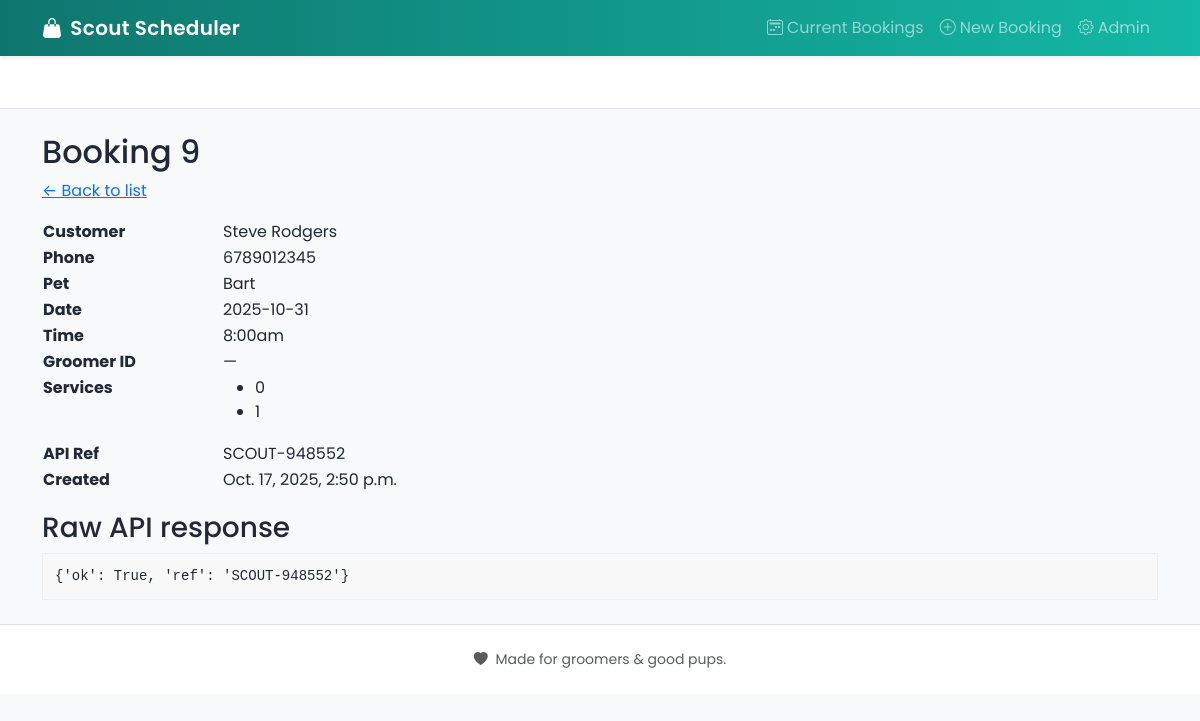
Page /booking/9/ on the committed database.
### booking/models.py (models this page shows, shortened)
class Booking(models.Model):
    customer = models.ForeignKey(Customer, on_delete=models.SET_NULL, null=True, blank=True)
    pet_name = models.CharField(max_length=100, blank=True, null=True)
    class Meta:
        unique_together = ('groomer_id', 'appointment_date', 'appointment_time')
    services = models.JSONField(default=list, blank=True)
    groomer_id = models.IntegerField(null=True, blank=True)
    appointment_date = models.DateField(null=True, blank=True)
    appointment_time = models.CharField(max_length=20, blank=True, null=True)
    api_ref = models.CharField(max_length=100, blank=True, null=True)
    api_payload = models.JSONField(default=dict, blank=True)
    api_response = models.JSONField(default=dict, blank=True)
    created_at = models.DateTimeField(auto_now_add=True)
    updated_at = models.DateTimeField(auto_now=True)

class Customer(models.Model):
    first_name = models.CharField(max_length=100)
    last_name  = models.CharField(max_length=100)
    phone      = models.CharField(max_length=30)
    created_at = models.DateTimeField(auto_now_add=True)
    class Meta:
        unique_together = ('first_name', 'last_name', 'phone')

### booking/views.py (the view)
# urls.py: path('<int:pk>/', views.booking_detail, name='detail'),
def booking_detail(request, pk):
    booking = get_object_or_404(Booking.objects.select_related('customer'), pk=pk)
    return render(request, 'booking/booking_detail.html', {'booking': booking})

### booking/templates/booking/booking_detail.html (shortened to what this page needs)
{% extends "booking/base.html" %}
{% block content %}
  <h2>Booking {{ booking.id }}</h2>
  <p><a href="{% url 'booking:list' %}">← Back to list</a></p>
  <table style="max-width:720px;">
    <tr><th style="text-align:left; width:180px;">Customer</th><td>{% if booking.customer %}{{ booking.customer.first_name }} {{ booking.customer.last_name }}{% else %}Unknown{% endif %}</td></tr>
    <tr><th style="text-align:left;">Phone</th><td>{% if booking.customer %}{{ booking.customer.phone }}{% else %}—{% endif %}</td></tr>
    <tr><th style="text-align:left;">Pet</th><td>{{ booking.pet_name|default:"—" }}</td></tr>
    <tr><th style="text-align:left;">Date</th><td>{{ booking.appointment_date|date:"Y-m-d" }}</td></tr>
    <tr><th style="text-align:left;">Time</th><td>{{ booking.appointment_time }}</td></tr>
    <tr><th style="text-align:left;">Groomer ID</th><td>{{ booking.groomer_id|default:"—" }}</td></tr>
    <tr><th style="text-align:left; vertical-align:top;">Services</th>
      <td>
        {% if booking.services %}
          <ul>
            {% for s in booking.services %}
              <li>
                {% if s.name %}{{ s.name }} (id: {{ s.id }}){% else %}{{ s }}{% endif %}
              </li>
            {% endfor %}
          </ul>
        {% else %}
          —
        {% endif %}
      </td>
    </tr>
    <tr><th style="text-align:left;">API Ref</th><td>{{ booking.api_ref|default:"—" }}</td></tr>
    <tr><th style="text-align:left;">Created</th><td>{{ booking.created_at }}</td></tr>
  </table>
  <h3 style="margin-top:18px;">Raw API response</h3>
  <pre style="background:#f8f8f8; padding:12px; border:1px solid #eee;">{{ booking.api_response|default:"{}" }}</pre>
{% endblock %}

### static/css/app.css (style rules this page uses)
:root { --brand: #0f766e; --brand-2: #14b8a6; --accent: #fb7185; --ink: #1f2937; --soft-bg: #f6f9fb; }
body { font-family: "Poppins", system-ui, -apple-system, Segoe UI, Roboto, Arial, sans-serif; color: var(--ink); background: var(--soft-bg); }

### rows in the picture
Booking: id "9", customer.first_name "Steve", customer.last_name "Rodgers", customer.phone "6789012345", pet_name "Bart", appointment_date "2025-10-31", appointment_time "8:00am", groomer_id "—", api_ref "SCOUT-948552", created_at "Oct. 17, 2025, 2:50 p.m.", api_response "{'ok': True, 'ref': 'SCOUT-948552'}"

### other values in the picture
{{ s }} "0" "1"
